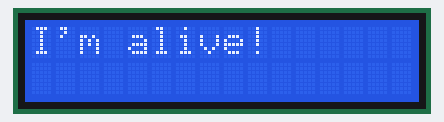
Bench run of a sketch on a simulated Arduino Uno, built with avr-gcc and run on an emulated ATmega328P. Shown: 16×2 character LCD.

Above: at 0.1 s.
At 5.1 s:
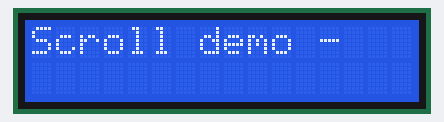
At 8.1 s:
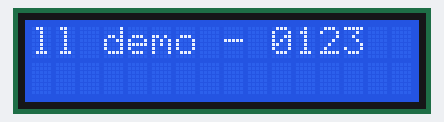
At 11.2 s:
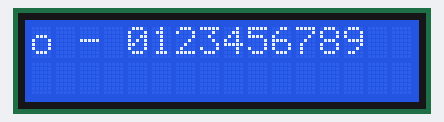
At 22.7 s:
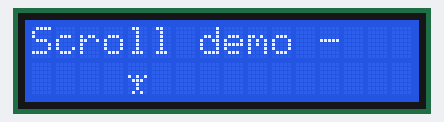
At 39.3 s:
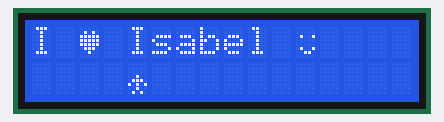

Measured:
- what the display in image 1 shows lasts 1.5 s, from 5.1 s to 6.6 s
- what the display in image 2 shows lasts 0.5 s, from 8.1 s to 8.6 s

The sketch:

LCD1602_I2C.ino
```cpp
#include <Wire.h>

#include <LiquidCrystal_I2C.h>

LiquidCrystal_I2C lcd(0x27, 16, 2);   // We create object 'lcd' on address 0x27 with 16x2 screen size.
                                      // If have more than one LCD, can call them lcd2 etc

void setup()
{
  lcd.init();                         // Start LCD comm
  lcd.backlight();                    // Turn on LCD backlight
  lcd.clear();                        // Clear LCD screen
  lcd.setCursor(0,0);                 // Set cursoer to 1st line, 4th row
  lcd.print("I'm alive!");            // Print
  delay(5000);                        // Wait for 5 seconds
  lcd.clear();                        // Clear LCD screen
}


void loop() {
/*
  //  Demo 1 - Flash back light:
  lcd.setCursor(0,0);
  lcd.print("Back light demo");
  lcd.setCursor(0,1);
  lcd.print("4 times");
  delay(2000);
  lcd.clear();

  for(int i=0; i<4; i++){
    lcd.backlight();
    delay(250);
    lcd.noBacklight();
    delay(250);
  }

  // Turn backlight on:
  lcd.backlight();
*/

  // Demo 2 - Scroll:
  lcd.setCursor(0,0);                 // Set cursor ot beg of 1st line
  lcd.print("Scroll demo - ");
  delay(1500);
  lcd.autoscroll();                   // Set the dispaly to autoscroll
  for (int thisChar=0; thisChar<10; thisChar++) {       // we instruct to to print form 0 to 9
    lcd.print(thisChar);
    delay(500);
  }

  lcd.noAutoscroll();                 // We have to turn of autoscroll

  lcd.clear();                        // Clear screen

  delay (1000);

  // Demo 3 - Make custom characters:
  // We are on a 5x8 dot mapping the charachter
  byte heart[8] = {
    0b00000,
    0b01010,
    0b11111,
    0b11111,
    0b11111,
    0b01110,
    0b00100,
    0b00000
  };

  byte smiley[8] = {
    0b00000,
    0b00000,
    0b01001,
    0b00000,
    0b00000,
    0b01001,
    0b00110,
    0b00000
  };

  byte armsDown[8] = {
    0b00000,
    0b00000,
    0b00000,
    0b00100,
    0b01110,
    0b10101,
    0b00100,
    0b01010
  };
  byte armsUp[8] = {
    0b00000,
    0b00000,
    0b00000,
    0b10101,
    0b01110,
    0b00100,
    0b00100,
    0b01010
  };

  // To chreate character we use createChar(# no asigned, name given aboove):

  lcd.createChar(0, heart);   // Created new character no, 0 suing 'heart' shape above
  lcd.createChar(1, smiley);
  lcd.createChar(2, armsDown);
  lcd.createChar(3, armsUp);  // We can create MAX 8 custom characters

  // Use characters:

  lcd.setCursor(0,0);
  lcd.print("I ");
  lcd.write(byte(0));         // We call the assigned (0-8) custom character with lcd.write(byte(#));
  lcd.print(" Isabel ");
  lcd.write(byte(1));

  for (int manChar=0; manChar <10; manChar++) {
    lcd.setCursor(4,1);
    lcd.write(byte(2));
    delay(500);
    lcd.setCursor(4,1);
    lcd.write(byte(3));
    delay(500);
  }

  /* if you want to change the man arm Up/DOWN with a potentiometer:
   * attach the potentiometer (1 to GRD / 2 to A0 / 3 to 5V)
   * int sensorReading = analogRead(A0);    // reads a number from 0 to 1023!
   * int delayTime = map(sensorReading, 0, 1023, 200, 1000)   // convert the reading fm 200 milisec to 1 sec!
   * insert 'delayTime' into delays!
   */

}
```
